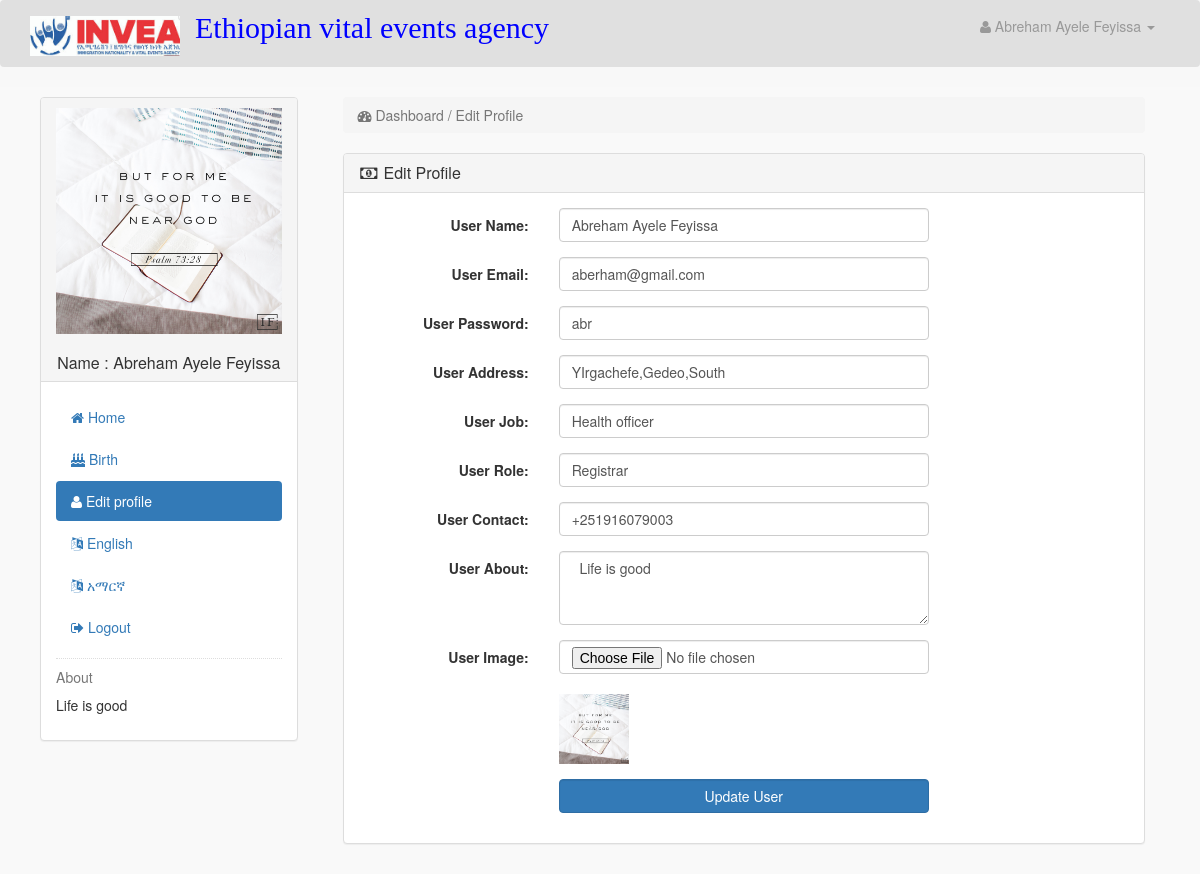
/users/registrar.php?user_profile=8&lang=eng (signed in), run on the app's committed database.
### tables this page shows
CREATE TABLE `user` (
  `user_id` int(10) NOT NULL,
  `user_name` varchar(255) NOT NULL,
  `user_email` varchar(255) NOT NULL,
  `user_pass` varchar(255) NOT NULL,
  `user_image` text NOT NULL,
  `user_address` text NOT NULL,
  `user_bid` int(11) NOT NULL,
  `user_position` text NOT NULL,
  `user_confrim_code` text NOT NULL,
  `user_contact` text NOT NULL,
  `user_job` text NOT NULL,
  `user_manager_id` int(11) NOT NULL,
  `user_role` text NOT NULL,
  `user_about` text NOT NULL
);

CREATE TABLE `labels` (
  `lang` varchar(50) NOT NULL,
  `name` varchar(255) NOT NULL,
  `father_name` varchar(255) NOT NULL,
  `grand_father_name` varchar(255) NOT NULL,
  `sex` varchar(255) NOT NULL,
  `date_of_birth` varchar(255) NOT NULL,
  `place_of_birth` varchar(255) NOT NULL,
  `region` varchar(255) NOT NULL,
  `zone` varchar(255) NOT NULL,
  `woreda` varchar(255) NOT NULL,
  `nationality` varchar(255) NOT NULL,
  `father_full_name` varchar(255) NOT NULL,
  `father_nationality` varchar(255) NOT NULL,
  `father_bid` varchar(255) NOT NULL,
  `mother_full_name` varchar(255) NOT NULL,
  `mother_nationality` varchar(255) NOT NULL,
  `mother_bid` varchar(255) NOT NULL,
  `image` varchar(255) NOT NULL,
  `birth` varchar(255) NOT NULL,
  `death` varchar(255) NOT NULL,
  `divorce` varchar(255) NOT NULL,
  `marriage` varchar(255) NOT NULL,
  `about` varchar(255) NOT NULL,
  `deceased_name` varchar(255) NOT NULL,
  `title` varchar(255) NOT NULL,
  `place_of_death` varchar(255) NOT NULL,
  `bid` varchar(255) NOT NULL,
  `death_cause` varchar(255) NOT NULL,
  `wife_name` varchar(255) NOT NULL,
  `husband_name` varchar(255) NOT NULL,
  `wife_bid` varchar(255) NOT NULL,
  `husband_bid` varchar(255) NOT NULL,
  `date_o_m` varchar(255) NOT NULL,
  `city` varchar(255) NOT NULL,
  `mid` varchar(255) NOT NULL,
  `divorcee_name` varchar(255) NOT NULL,
  `divorce_name` varchar(255) NOT NULL,
  `date_of_divorce` varchar(255) NOT NULL,
  `pdd` text NOT NULL
);

### users/user_profile.php (the view, shortened to what this page needs)
<?php
if(!isset($_SESSION['user_email'])){
echo "<script>window.open('login.php','_self')</script>";
}
else {
?>
<?php
if(isset($_GET['user_profile'])){
$edit_id = $_GET['user_profile'];
$get_user = "select * from user where user_id='$edit_id'";
$run_user = mysqli_query($con,$get_user);
$row_user = mysqli_fetch_array($run_user);
$user_name = $row_user['user_name'];
$user_email = $row_user['user_email'];
$user_pass = $row_user['user_pass'];
$user_image = $row_user['user_image'];
$user_address = $row_user['user_address'];
$user_job = $row_user['user_job'];
$user_role = $row_user['user_role'];
$user_contact = $row_user['user_contact'];
$user_about = $row_user['user_about'];
}
?>
<div class="row" >
<div class="col-lg-12" >
<ol class="breadcrumb" >
<li class="active" >
<i class="fa fa-dashboard" ></i> Dashboard / Edit Profile
</li>
</ol>
</div>
</div>
<div class="row" >
<div class="col-lg-12" >
<div class="panel panel-default" >
<div class="panel-heading" >
<h3 class="panel-title" >
<i class="fa fa-money fa-fw" ></i> Edit Profile
</h3>
</div>
<div class="panel-body">
<form class="form-horizontal" method="post" enctype="multipart/form-data">
<div class="form-group">
<label class="col-md-3 control-label">User Name: </label>
<div class="col-md-6">
<input type="text" name="user_name" class="form-control" required value="<?php echo $user_name; ?>">
</div>
</div>
<div class="form-group">
<label class="col-md-3 control-label">User Email: </label>
<div class="col-md-6">
<input type="text" name="user_email" class="form-control" required value="<?php echo $user_email; ?>">
</div>
</div>
<div class="form-group">
<label class="col-md-3 control-label">User Password: </label>
<div class="col-md-6">
<input type="text" name="user_pass" class="form-control" required value="<?php echo $user_pass; ?>">
</div>
</div>
<div class="form-group">
<label class="col-md-3 control-label">User Address: </label>
<div class="col-md-6">
<input type="text" name="user_address" class="form-control" required value="<?php echo $user_address; ?>">
</div>
</div>
<div class="form-group">
<label class="col-md-3 control-label">User Job: </label>
<div class="col-md-6">
<input type="text" name="user_job" class="form-control" required value="<?php echo $user_job; ?>">
</div>
</div>
<div class="form-group">
<label class="col-md-3 control-label">User Role: </label>
<div class="col-md-6">
<input type="text" name="user_role" class="form-control" required value="<?php echo $user_role; ?>">
</div>
</div>
<div class="form-group">
<label class="col-md-3 control-label">User Contact: </label>
<div class="col-md-6">
<input type="text" name="user_contact" class="form-control" required value="<?php echo $user_contact; ?>">
</div>
</div>
<div class="form-group">
<label class="col-md-3 control-label">User About: </label>
<div class="col-md-6">
<textarea name="user_about" class="form-control" rows="3"> <?php echo $user_about; ?> </textarea>
</div>
</div>
<div class="form-group">
<label class="col-md-3 control-label">User Image: </label>
<div class="col-md-6">
<input type="file" name="user_image" class="form-control" >
<br>
<img src="images/<?Php echo $user_image; ?>" width="70" height="70" >
</div>
</div>
<div class="form-group">
<label class="col-md-3 control-label"></label>
<div class="col-md-6">
<input type="submit" name="update" value="Update User" class="btn btn-primary form-control">
</div>
</div>
</form>
</div>
</div>
</div>
</div>
<?php }  ?>

### users/registrar.php (shortened to what this page needs)
<?php
include("../includes/db.php");
if(!isset($_SESSION['user_email'])){
echo "<script>window.open('../login.php','_self')</script>";
}
else{
?>
<?php
$user_session = $_SESSION['user_email'];
$get_user = "select * from user  where user_email='$user_session'";
$run_user = mysqli_query($con,$get_user);
$row_user = mysqli_fetch_array($run_user);
$user_id = $row_user['user_id'];
$user_name = $row_user['user_name'];
    if(isset($_GET['lang']))
    $lang=$_GET['lang'];
    else
    $lang='eng';
    $get_lang="select * from labels where lang='$lang'";
    $run_lang=mysqli_query($con,$get_lang);
        $row_lang=mysqli_fetch_array($run_lang);
        $nm=$row_lang['name'];
        $birth=$row_lang['birth'];
        $about=$row_lang['about'];
?>
<!DOCTYPE html>
<html>
<head>
    <link href="styles/bootstrap.min.css" rel="stylesheet">
    <link href="styles/style.css" rel="stylesheet">
    <link href="styles/main.css" rel="stylesheet">
    <link href="font-awesome/css/font-awesome.min.css" rel="stylesheet">
</head>
<body style="margin-top: 0px;">
    <div class="wrapper">
        <div class="navbar " id="navbar" style="background-color:#e0e0e0; margin-top: 0px; padding-bottom: 15px;">
            <div class="container">
                <div class="navbar-header">
                    <a class="navbar-brand home" href="../index.php">
                        <img src="images/logo.jpg" alt="vera logo" class="logo">
                    </a>
                </div>
                <div class="padding-nav">
                    <h2 class="nav navbar-nav navbar-center" style="color: blue;
            font-family:'Times New Roman', Times, serif; margin-top:10px;">
                        Ethiopian vital events agency
                    </h2>
                </div>
                <ul class=" nav navbar-right top-nav">
                    <li class="dropdown">
                        <a href="#" class="dropdown-toggle" data-toggle="dropdown">
                            <i class="fa fa-user"></i>
                            <?php echo $user_name; ?> <b class="caret"></b>
                        </a>
                    </li>
                </ul>
            </div>
        </div>
        <div id="page-wrapper">
            <div class="container-fluid">
                <div class="col-md-3">
                    <?php include("includes/sidebar.php"); ?>
                </div>
                <div class="col-md-9">
                <?php
if(isset($_GET['register_birth']))
{
    include('register_birth.php');
}
else if(isset($_GET['home']))
{
    include('search.php');
}
else if(isset($_GET['certify'])&&isset($_GET['bid']))
{
    include('certificate.php');
}
else if(isset($_GET['certify'])&&isset($_GET['did']))
{
    include('death_certificate.php');
}
else if(isset($_GET['certify'])&&isset($_GET['mid']))
{
    include('marriage_certificate.php');
}
else if(isset($_GET['certify'])&&isset($_GET['divorce_id']))
{
    include('divorce_certificate.php');
}
else if(isset($_GET['bid']))
{
    include('record_profile.php');
}
else if(isset($_GET['user_profile']))
{
    include("user_profile.php");
}
}
?>
</div>
            </div>
        </div>
    </div>
</body>
</html>

### users/includes/sidebar.php
<div class="panel panel-default sidebar-menu">
<div class="panel-heading">
<?php
$user_session = $_SESSION['user_email'];
$get_user = "select * from user where user_email='$user_session'";
$run_user = mysqli_query($con,$get_user);
$row_user = mysqli_fetch_array($run_user);
$user_image = $row_user['user_image'];
$user_name = $row_user['user_name'];
$user_about=$row_user['user_about'];
if(!isset($_SESSION['user_email'])){
}
else {
echo "
<center>
<img src='images/$user_image' class='img-responsive'>
</center>
<br>
<h3 align='center' class='panel-title'> $nm : $user_name </h3>
";
}
?>
</div>
<div class="panel-body">
<ul class="nav nav-pills nav-stacked">
<li class="<?php if(isset($_GET['home'])){ echo "active"; } ?>">
<a href="registrar.php?home&lang=<?php echo $lang; ?>"> <i class="fa fa-home" aria-hidden="true"></i> Home </a>
</li>
<li class="<?php if(isset($_GET['register_birth'])){ echo "active"; } ?>">
<a href="registrar.php?register_birth&lang=<?php echo $lang; ?>"> <i class="fa fa-birthday-cake"></i> <?php echo $birth; ?> </a>
</li>
<li class="<?php if(isset($_GET['user_profile'])){ echo "active"; } ?>">
<a href="registrar.php?user_profile=<?php echo $user_id; ?>&lang=<?php echo $lang; ?>"> <i class="fa fa-user"></i>  Edit profile</a>
</li>
<li >
<a href="registrar.php?home&lang=eng"> <i class="fa fa-language"></i>  English</a>
</li>
<li>
<a href="registrar.php?home&lang=amh"> <i class="fa fa-language"></i>    አማርኛ</a>
</li>
<li>
<a href="logout.php"> <i class="fa fa-sign-out"></i> Logout </a>
</li>
</ul>
<hr class="dotted short">
<h5 class="text-muted"> <?php echo $about; ?></h5>
<p>
<?php echo $user_about; ?>
</p>
</div>
</div>

### users/styles/style.css (style rules this page uses)
body { margin-top: 100px; }
@media (min-width: 768px) { body { margin-top: 50px; } }
#page-wrapper { width: 100%; padding: 0; background-color: #F9F9F9; }
@media (min-width: 768px) { #page-wrapper { padding: 10px; } }
.top-nav { padding: 0 15px; }
.top-nav>li { display: inline-block; float: left; }
.top-nav>li>a { padding-top: 15px; padding-bottom: 15px; line-height: 20px; color: #999; }
.panel-body { border-radius: 5px; }
hr { border: 0; height: 1px; margin: 22px 0 22px 0; }
hr.dotted { height: 0; border-bottom: 1px dotted #ddd; margin: 11px 0 11px 0; }

### users/styles/main.css (style rules this page uses)
body { background-color: rgb(248, 248, 248); }
.logo { width: 150px; }
.row { margin: 0px auto; }

### data on the page
user: user_name "Abreham Ayele Feyissa", user_image (picture), user_about "Life is good", user_email "aberham@gmail.com", user_pass "abr", user_address "YIrgachefe,Gedeo,South", user_job "Health officer", user_role "Registrar", user_contact "+251916079003"
labels: name "Name", birth "Birth", about "About"
